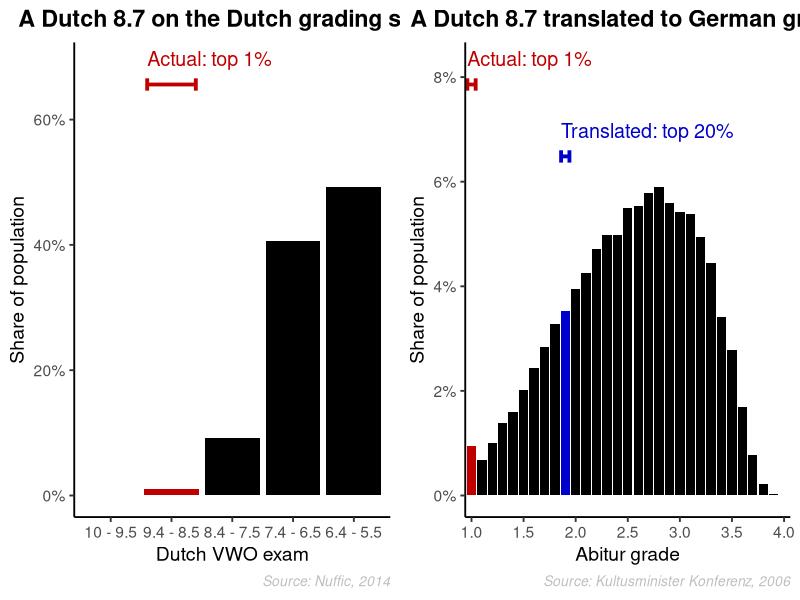
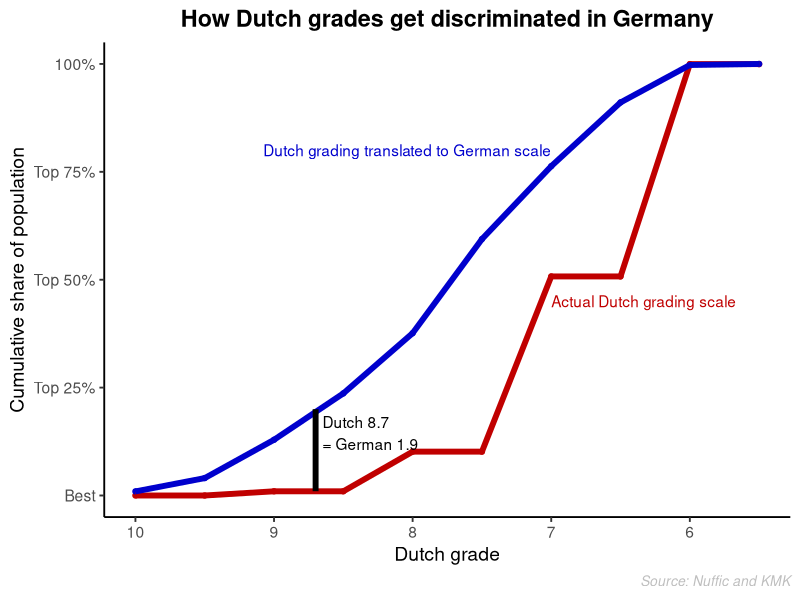
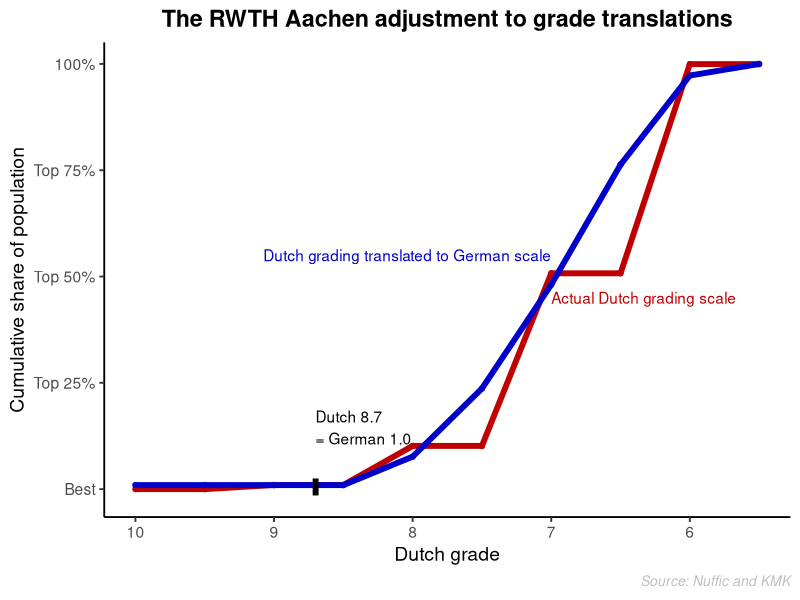

Source code (R) for these figures, in order:
#This script visualises the grades I have obtained in my life and compares them to the German grading scale

#(c) Richard Kunert 
#For questions please e-mail RiKunert at gmail dot com

###################################################################################################
# load libraries
if(!require(ggplot2)){install.packages('ggplot2')}# visualisation
library(ggplot2)

if(!require(scales)){install.packages('scales')}# percent axis labels
library(scales)

if(!require(gridExtra)){install.packages('gridExtra')}#for plotting
library(gridExtra)

###################################################################################################
#prepare general look of plots (very clean)

theme_set(theme_bw(14)+#remove gray background, set font-size
            theme(axis.line = element_line(colour = "black"),
                  panel.grid.major = element_blank(),
                  panel.grid.minor = element_blank(),
                  #panel.background = element_blank(),
                  panel.border = element_blank(),
                  plot.title = element_text(hjust = 0.5, face="bold"),
                  #legend.key = element_blank(),
                  #legend.title = element_blank(),#remove all sorts of lines for a cleaner look
                  legend.position = 'none',#specify the legend to be on top
                  legend.direction = 'vertical'#specify the legend to be arranged vertically
            ))

###################################################################################################
#custom plotting function for grade distribution with highlights

dis_plot = function(
  dis_dat,#the data whose distribution we will plot (data frame with columns prop, grades, and highlight)
  xlabel = 'Abitur grade',
  xticklabels = dis_dat$grades,#customisable x-axis labels
  caption_text = 'Source: Kultusminister Konferenz, 2006',#true for German Abitur distribution 
  percentiles = list(c(0, 0.1), c(0.1, 0.2)),#the percentiles which get highlighted first red, then blue
  bar_colours = c("#000000", "#c00000", '#0000CD'),#first colour is non-highlight
  high_text = c(' ', ' '),#The text of the highlight, first red then blue
  title_text = ' '){#The text of the highlight
  
  #augment input data
  dis_dat$perc = cumsum(dis_dat$prop)#cumulative proportion
  dis_dat$highlight = rep('-', length(dis_dat$prop))
  dis_dat$highlight[dis_dat$perc >= percentiles[[1]][1] & dis_dat$perc <= percentiles[[1]][2]] = 'correct'
  dis_dat$highlight[dis_dat$perc >= percentiles[[2]][1] & dis_dat$perc <= percentiles[[2]][2]] = 'false'
  dis_dat$grades = factor(dis_dat$grades, levels = dis_dat$grades)#preserve factor order
  
  #Plot distribution
  D = ggplot() +
    geom_bar(data = dis_dat, aes(x = grades, y = prop, fill = highlight), stat="identity") +
    labs(y="Share of population", x=xlabel) +
    scale_y_continuous(labels = percent, limits = c(0, max(dis_dat$prop) + max(dis_dat$prop)/ 2.5)) +
    scale_x_discrete(breaks = xticklabels,
                     labels = xticklabels) +
    scale_fill_manual(values=bar_colours) +
    ggtitle(title_text) +
    labs(caption = caption_text) + 
    theme(plot.caption = element_text(size = 10, color = 'grey', face= 'italic'))
  
  #add line and annotation of highlight [[1]]
  y1 = max(dis_dat$prop) + max(dis_dat$prop)/ 3#0.06#line height
  x1 = mean(which(dis_dat$perc >= percentiles[[1]][1] & dis_dat$perc <= percentiles[[1]][2]))
  e1 = 0.4 + (x1 - min(which(dis_dat$perc >= percentiles[[1]][1] & dis_dat$perc <= percentiles[[1]][2])))
  vl1 = max(dis_dat$prop)/ 50
  
  D = D +
    geom_segment(aes(x=x1 - e1, xend=x1 + e1, y=y1, yend=y1), color = bar_colours[2], size = 1.3) +#horizontal line
    geom_segment(aes(x=x1 - e1, xend=x1 - e1, y=y1 - vl1, yend=y1 + vl1), color = bar_colours[2], size = 1.3) +#vertical line (left)
    geom_segment(aes(x=x1 + e1, xend=x1 + e1, y=y1 - vl1, yend=y1 + vl1), color = bar_colours[2], size = 1.3) +#vertical line (right)
    annotate("text", x = x1 - e1, y = y1 + vl1 * 3, 
             vjust = 0, hjust=0, label=high_text[1], size = 5, color = bar_colours[2])
  
  #add line and annotation of highlight [[2]]
  y2 = max(dis_dat$prop) + max(dis_dat$prop)/ 10#0.06#line height
  x2 = mean(which(dis_dat$perc >= percentiles[[2]][1] & dis_dat$perc <= percentiles[[2]][2]))
  e2 = 0.4 + (x2 - min(which(dis_dat$perc >= percentiles[[2]][1] & dis_dat$perc <= percentiles[[2]][2])))
  vl2 = max(dis_dat$prop)/ 50
  
  D = D +
    geom_segment(aes(x=x2 - e2, xend=x2 + e2, y=y2, yend=y2), color = bar_colours[3], size = 1.3) +#horizontal line
    geom_segment(aes(x=x2 - e2, xend=x2 - e2, y=y2 - vl2, yend=y2 + vl2), color = bar_colours[3], size = 1.3) +#vertical line (left)
    geom_segment(aes(x=x2 + e2, xend=x2 + e2, y=y2 - vl2, yend=y2 + vl2), color = bar_colours[3], size = 1.3) +#vertical line (right)
    annotate("text", x = x2 - e2, y = y2 + vl2 * 3, 
             vjust = 0, hjust=0, label=high_text[2], size = 5, color = bar_colours[3])
}

###################################################################################################
#custom plotting function for translating grades from foreign to German scale

# http://www.kmk.org/fileadmin/Dateien/pdf/ZAB/Hochschulzugang_Beschluesse_der_KMK/GesNot04.pdf
mod_bay = function(Nmax, Nmin, Nd) return(max(c(1, 1 + (3*((Nmax - Nd)/(Nmax-Nmin))))))

###################################################################################################
#quantify discrimination of Dutch grades

# NL: https://www.nuffic.nl/publicaties/vind-een-publicatie/cijfervergelijking-examencijfers.pdf
VW = data.frame(prop = c(0.0004, 0.97, 9.19, 40.6, 49.2)/100,
                grades = c('10 - 9.5', '9.4 - 8.5', '8.4 - 7.5', '7.4 - 6.5', '6.4 - 5.5'))
p1_1 = dis_plot(dis_dat = VW, xlabel = 'Dutch VWO exam' ,
                caption_text = 'Source: Nuffic, 2014',
                percentiles = list(c(0.0005, 0.0005 + 0.97)/100, c(0,0)), high_text = c('Actual: top 1%', ' '),
                title_text = 'A Dutch 8.7 on the Dutch grading scale')

# Translate Dutch grades into German grades
#Source:  https://www.kmk.org/fileadmin/Dateien/pdf/Statistik/Aus_Abiturnoten_2006_2013.zip
AB_raw = c(2529, 1833, 2696, 3702, 4239, 5377, 6498, 7574, 8726, 9392, 10546, 11359, 12556, 13296, 13303, 14664, 14752, 15410, 15720, 14903, 14450, 14333, 13206, 11865, 9102, 7435, 4525, 2084, 561, 62, 22)
AB = data.frame(prop = AB_raw/sum(AB_raw),
                perc = cumsum(AB_raw/sum(AB_raw)),#cumulative proportion
                grades = as.character(format(seq(1, 4, 0.1), nsmall = 1)))
D_trans_grade = round(mod_bay(10, 5.5, 8.7), digits = 1)
D_trans_prop = AB$per[AB$grades == D_trans_grade]
p1_2 = dis_plot(AB, xticklabels = c('1.0', '1.5', '2.0', '2.5', '3.0', '3.5', '4.0'),
                percentiles = list(c(0, 0.009704),c(D_trans_prop-1e-10, D_trans_prop + 1e-10)),
                high_text = c('Actual: top 1%',
                              sprintf('Translated: top %d%%', round(D_trans_prop * 100))),
                title_text = 'A Dutch 8.7 translated to German grade')

grid.arrange(grobs = list(p1_1,p1_2), ncol = 2, widths = c(2,2))

#Plot the general case
NL_perc = rep(cumsum(VW$prop), each = 2)
D_perc = sapply(seq(10, 5.5, -0.5), function(x) AB$per[AB$grades == format(round(mod_bay(10, 5.5, x), digits = 1), nsmall = 1)])
perc_dat = data.frame(
  grades = rep(seq(10, 5.5, -0.5),2),
  cum_prop = c(NL_perc, D_perc),
  scale = c(rep('NL', length(NL_perc)), rep('xD', length(D_perc))))

D = ggplot(data = perc_dat, aes(x = grades, y = cum_prop, colour = scale, fill = scale), stat="identity") +
  geom_point() +
  geom_line(size = 2) +
  labs(y="Cumulative share of population", x='Dutch grade') +
  scale_y_continuous(breaks = c(0, 0.25, 0.5, 0.75, 1),
                     labels = c('Best', 'Top 25%', 'Top 50%', 'Top 75%', '100%')) +
  scale_x_reverse()+
  scale_fill_manual(values=c("#c00000", '#0000CD')) +
  scale_colour_manual(values=c("#c00000", '#0000CD')) +
  ggtitle('How Dutch grades get discriminated in Germany') +
  labs(caption = sprintf('%s%225s', '@rikunert', 'Source: Nuffic and KMK')) + 
  theme(plot.caption = element_text(size = 10, color = 'grey', face= 'italic')) +
  annotate('text', x = 7, y = 0.45, hjust = 0, 
           label = 'Actual Dutch grading scale', colour = "#c00000") +
  annotate('text', x = 7, y = 0.8, hjust = 1, 
           label = 'Dutch grading translated to German scale', colour = "#0000CD") +
  annotate("segment", x = 8.7, xend = 8.7, y = 0.01, yend = 0.20,
           colour = "black", size = 2) +
  annotate('text', x = 8.65, y = 0.145, hjust = 0, 
           label = 'Dutch 8.7\n= German 1.9', colour = "black")
  
D

#Plot the general case (adjusted formula used by RWTH Aachen)
NL_perc = rep(cumsum(VW$prop), each = 2)
D_perc = sapply(seq(10, 5.5, -0.5), function(x) AB$per[AB$grades == format(round(mod_bay(8.5, 5.5, x), digits = 1), nsmall = 1)])
perc_dat = data.frame(
  grades = rep(seq(10, 5.5, -0.5),2),
  cum_prop = c(NL_perc, D_perc),
  scale = c(rep('NL', length(NL_perc)), rep('xD', length(D_perc))))

D = ggplot(data = perc_dat, aes(x = grades, y = cum_prop, colour = scale, fill = scale), stat="identity") +
  geom_point() +
  geom_line(size = 2) +
  labs(y="Cumulative share of population", x='Dutch grade') +
  scale_y_continuous(breaks = c(0, 0.25, 0.5, 0.75, 1),
                     labels = c('Best', 'Top 25%', 'Top 50%', 'Top 75%', '100%')) +
  scale_x_reverse()+
  scale_fill_manual(values=c("#c00000", '#0000CD')) +
  scale_colour_manual(values=c("#c00000", '#0000CD')) +
  ggtitle('The RWTH Aachen adjustment to grade translations') +
  labs(caption = sprintf('%s%225s', '@rikunert', 'Source: Nuffic and KMK')) + 
  theme(plot.caption = element_text(size = 10, color = 'grey', face= 'italic')) +
  annotate('text', x = 7, y = 0.45, hjust = 0, 
           label = 'Actual Dutch grading scale', colour = "#c00000") +
  annotate('text', x = 7, y = 0.55, hjust = 1, 
           label = 'Dutch grading translated to German scale', colour = "#0000CD") +
  annotate("segment", x = 8.7, xend = 8.7, y = -0.015, yend = 0.025,
           colour = "black", size = 2) +
  annotate('text', x = 8.7, y = 0.145, hjust = 0, 
           label = 'Dutch 8.7\n= German 1.0', colour = "black")

D